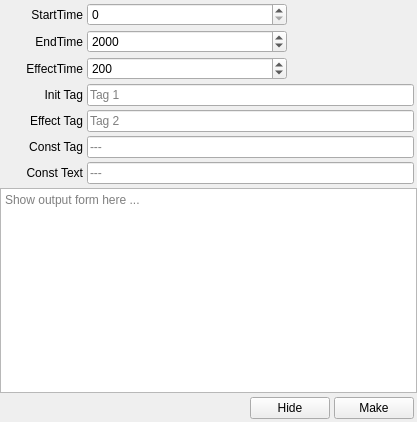
<?xml version="1.0" encoding="UTF-8"?>
<ui version="4.0">
 <class>AssTt</class>
 <widget class="QWidget" name="AssTt">
  <property name="geometry">
   <rect>
    <x>0</x>
    <y>0</y>
    <width>417</width>
    <height>422</height>
   </rect>
  </property>
  <property name="windowTitle">
   <string>Form</string>
  </property>
  <layout class="QVBoxLayout" name="verticalLayout_2">
   <property name="leftMargin">
    <number>0</number>
   </property>
   <property name="topMargin">
    <number>0</number>
   </property>
   <property name="rightMargin">
    <number>0</number>
   </property>
   <property name="bottomMargin">
    <number>0</number>
   </property>
   <item>
    <layout class="QVBoxLayout" name="verticalLayout">
     <property name="spacing">
      <number>4</number>
     </property>
     <item>
      <layout class="QHBoxLayout" name="horizontalLayout">
       <property name="leftMargin">
        <number>3</number>
       </property>
       <property name="topMargin">
        <number>3</number>
       </property>
       <item>
        <widget class="QLabel" name="startTimeLabel">
         <property name="minimumSize">
          <size>
           <width>80</width>
           <height>0</height>
          </size>
         </property>
         <property name="text">
          <string>StartTime</string>
         </property>
         <property name="alignment">
          <set>Qt::AlignRight|Qt::AlignTrailing|Qt::AlignVCenter</set>
         </property>
        </widget>
       </item>
       <item>
        <widget class="QSpinBox" name="startTimeSpinBox">
         <property name="minimumSize">
          <size>
           <width>200</width>
           <height>0</height>
          </size>
         </property>
         <property name="maximum">
          <number>999999999</number>
         </property>
         <property name="singleStep">
          <number>100</number>
         </property>
        </widget>
       </item>
       <item>
        <spacer name="horizontalSpacer_2">
         <property name="orientation">
          <enum>Qt::Horizontal</enum>
         </property>
         <property name="sizeHint" stdset="0">
          <size>
           <width>40</width>
           <height>20</height>
          </size>
         </property>
        </spacer>
       </item>
      </layout>
     </item>
     <item>
      <layout class="QHBoxLayout" name="horizontalLayout_2">
       <property name="leftMargin">
        <number>3</number>
       </property>
       <item>
        <widget class="QLabel" name="endTimeLabel">
         <property name="minimumSize">
          <size>
           <width>80</width>
           <height>0</height>
          </size>
         </property>
         <property name="text">
          <string>EndTime</string>
         </property>
         <property name="alignment">
          <set>Qt::AlignRight|Qt::AlignTrailing|Qt::AlignVCenter</set>
         </property>
        </widget>
       </item>
       <item>
        <widget class="QSpinBox" name="endTimeSpinBox">
         <property name="minimumSize">
          <size>
           <width>200</width>
           <height>0</height>
          </size>
         </property>
         <property name="maximum">
          <number>999999999</number>
         </property>
         <property name="singleStep">
          <number>100</number>
         </property>
         <property name="value">
          <number>2000</number>
         </property>
        </widget>
       </item>
       <item>
        <spacer name="horizontalSpacer_4">
         <property name="orientation">
          <enum>Qt::Horizontal</enum>
         </property>
         <property name="sizeHint" stdset="0">
          <size>
           <width>40</width>
           <height>20</height>
          </size>
         </property>
        </spacer>
       </item>
      </layout>
     </item>
     <item>
      <layout class="QHBoxLayout" name="horizontalLayout_3">
       <property name="leftMargin">
        <number>3</number>
       </property>
       <item>
        <widget class="QLabel" name="effectTimeLabel">
         <property name="minimumSize">
          <size>
           <width>80</width>
           <height>0</height>
          </size>
         </property>
         <property name="text">
          <string>EffectTime</string>
         </property>
         <property name="alignment">
          <set>Qt::AlignRight|Qt::AlignTrailing|Qt::AlignVCenter</set>
         </property>
        </widget>
       </item>
       <item>
        <widget class="QSpinBox" name="effectTimeSpinBox">
         <property name="minimumSize">
          <size>
           <width>200</width>
           <height>0</height>
          </size>
         </property>
         <property name="maximum">
          <number>999999999</number>
         </property>
         <property name="singleStep">
          <number>100</number>
         </property>
         <property name="value">
          <number>200</number>
         </property>
        </widget>
       </item>
       <item>
        <spacer name="horizontalSpacer_3">
         <property name="orientation">
          <enum>Qt::Horizontal</enum>
         </property>
         <property name="sizeHint" stdset="0">
          <size>
           <width>40</width>
           <height>20</height>
          </size>
         </property>
        </spacer>
       </item>
      </layout>
     </item>
     <item>
      <layout class="QHBoxLayout" name="horizontalLayout_4">
       <property name="leftMargin">
        <number>3</number>
       </property>
       <property name="rightMargin">
        <number>3</number>
       </property>
       <item>
        <widget class="QLabel" name="initTagLabel">
         <property name="minimumSize">
          <size>
           <width>80</width>
           <height>0</height>
          </size>
         </property>
         <property name="text">
          <string>Init Tag</string>
         </property>
         <property name="alignment">
          <set>Qt::AlignRight|Qt::AlignTrailing|Qt::AlignVCenter</set>
         </property>
        </widget>
       </item>
       <item>
        <widget class="QLineEdit" name="initTagLineEdit">
         <property name="placeholderText">
          <string>Tag 1</string>
         </property>
        </widget>
       </item>
      </layout>
     </item>
     <item>
      <layout class="QHBoxLayout" name="horizontalLayout_5">
       <property name="leftMargin">
        <number>3</number>
       </property>
       <property name="rightMargin">
        <number>3</number>
       </property>
       <item>
        <widget class="QLabel" name="effectTagLabel">
         <property name="minimumSize">
          <size>
           <width>80</width>
           <height>0</height>
          </size>
         </property>
         <property name="text">
          <string>Effect Tag</string>
         </property>
         <property name="alignment">
          <set>Qt::AlignRight|Qt::AlignTrailing|Qt::AlignVCenter</set>
         </property>
        </widget>
       </item>
       <item>
        <widget class="QLineEdit" name="effectTagTineEdit">
         <property name="placeholderText">
          <string>Tag 2</string>
         </property>
        </widget>
       </item>
      </layout>
     </item>
     <item>
      <layout class="QHBoxLayout" name="horizontalLayout_6">
       <property name="leftMargin">
        <number>3</number>
       </property>
       <property name="rightMargin">
        <number>3</number>
       </property>
       <item>
        <widget class="QLabel" name="constTagLabel">
         <property name="minimumSize">
          <size>
           <width>80</width>
           <height>0</height>
          </size>
         </property>
         <property name="text">
          <string>Const Tag</string>
         </property>
         <property name="alignment">
          <set>Qt::AlignRight|Qt::AlignTrailing|Qt::AlignVCenter</set>
         </property>
        </widget>
       </item>
       <item>
        <widget class="QLineEdit" name="constTagLineEdit">
         <property name="placeholderText">
          <string>---</string>
         </property>
        </widget>
       </item>
      </layout>
     </item>
     <item>
      <layout class="QHBoxLayout" name="horizontalLayout_7">
       <property name="leftMargin">
        <number>3</number>
       </property>
       <property name="rightMargin">
        <number>3</number>
       </property>
       <item>
        <widget class="QLabel" name="constTextLabel">
         <property name="minimumSize">
          <size>
           <width>80</width>
           <height>0</height>
          </size>
         </property>
         <property name="text">
          <string>Const Text</string>
         </property>
         <property name="alignment">
          <set>Qt::AlignRight|Qt::AlignTrailing|Qt::AlignVCenter</set>
         </property>
        </widget>
       </item>
       <item>
        <widget class="QLineEdit" name="constTextLineEdit">
         <property name="placeholderText">
          <string>---</string>
         </property>
        </widget>
       </item>
      </layout>
     </item>
     <item>
      <widget class="QTextEdit" name="textEdit">
       <property name="placeholderText">
        <string>Show output form here ...</string>
       </property>
      </widget>
     </item>
     <item>
      <layout class="QHBoxLayout" name="horizontalLayout_8">
       <property name="leftMargin">
        <number>0</number>
       </property>
       <property name="rightMargin">
        <number>3</number>
       </property>
       <property name="bottomMargin">
        <number>3</number>
       </property>
       <item>
        <spacer name="horizontalSpacer">
         <property name="orientation">
          <enum>Qt::Horizontal</enum>
         </property>
         <property name="sizeHint" stdset="0">
          <size>
           <width>40</width>
           <height>20</height>
          </size>
         </property>
        </spacer>
       </item>
       <item>
        <widget class="QPushButton" name="hideBt">
         <property name="text">
          <string>Hide</string>
         </property>
        </widget>
       </item>
       <item>
        <widget class="QPushButton" name="makeBt">
         <property name="text">
          <string>Make</string>
         </property>
        </widget>
       </item>
      </layout>
     </item>
    </layout>
   </item>
  </layout>
 </widget>
 <resources/>
 <connections/>
</ui>
